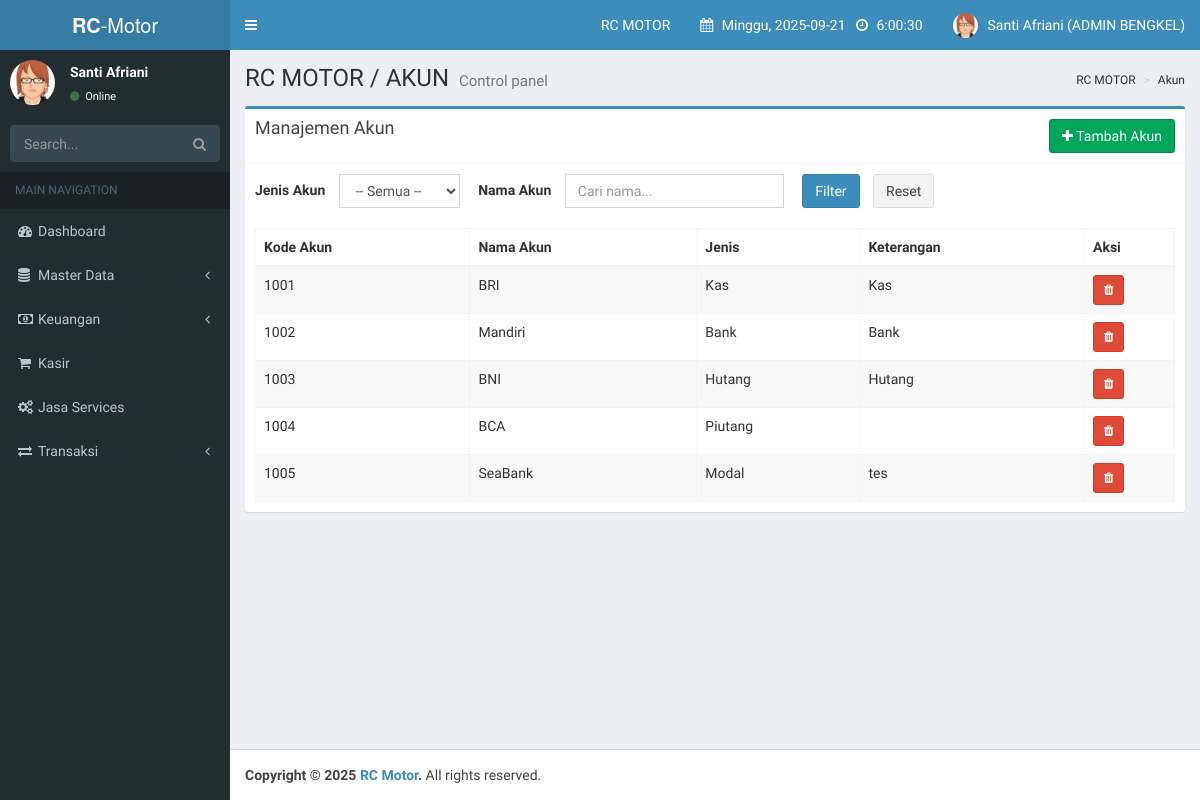
/index.php?page=akun (signed in), run on the app's committed database.
### tables this page shows
CREATE TABLE `users` (
  `id_user` int(11) NOT NULL AUTO_INCREMENT,
  `nama_lengkap` varchar(100) NOT NULL,
  `email` varchar(100) NOT NULL,
  `password` varchar(255) NOT NULL,
  `role` enum('super_user','owner_bengkel','admin_bengkel','teknisi') NOT NULL,
  `bengkel_id` int(11) DEFAULT NULL,
  `created_at` timestamp NOT NULL DEFAULT current_timestamp(),
  `updated_at` timestamp NOT NULL DEFAULT current_timestamp() ON UPDATE current_timestamp(),
  PRIMARY KEY (`id_user`),
  UNIQUE KEY `email` (`email`),
  KEY `bengkel_id` (`bengkel_id`),
  CONSTRAINT `users_ibfk_1` FOREIGN KEY (`bengkel_id`) REFERENCES `bengkels` (`id_bengkel`) ON DELETE SET NULL
);

CREATE TABLE `bengkels` (
  `id_bengkel` int(11) NOT NULL AUTO_INCREMENT,
  `nama_bengkel` varchar(100) NOT NULL,
  `alamat` text DEFAULT NULL,
  `telepon` varchar(20) DEFAULT NULL,
  `owner_id` int(11) DEFAULT NULL,
  `status` enum('aktif','non_aktif') NOT NULL DEFAULT 'aktif',
  `created_at` timestamp NOT NULL DEFAULT current_timestamp(),
  `updated_at` timestamp NOT NULL DEFAULT current_timestamp() ON UPDATE current_timestamp(),
  PRIMARY KEY (`id_bengkel`),
  KEY `fk_bengkels_owner` (`owner_id`),
  CONSTRAINT `fk_bengkels_owner` FOREIGN KEY (`owner_id`) REFERENCES `users` (`id_user`) ON DELETE SET NULL
);

CREATE TABLE `akun` (
  `id_akun` int(11) NOT NULL AUTO_INCREMENT,
  `kode_akun` varchar(20) NOT NULL,
  `nama_akun` varchar(100) NOT NULL,
  `jenis_akun` enum('Kas','Bank','Hutang','Piutang','Modal','Pendapatan','Beban') NOT NULL,
  `keterangan` text DEFAULT NULL,
  `id_bengkel` int(11) NOT NULL,
  `tanggal_dibuat` timestamp NOT NULL DEFAULT current_timestamp(),
  PRIMARY KEY (`id_akun`)
);

### inc/functions.php (called while the page is built)
<?php
function get_user_role() {
    return $_SESSION['role'] ?? null;
}
?>

### pages/admin_bengkel/akun.php (the view, shortened to what this page needs)
<?php
include '../koneksi.php';
$filter_nama  = $_GET['filter_nama'] ?? '';
$where = "WHERE 1=1";
$daftar_akun = mysqli_query($conn, "SELECT * FROM akun $where ORDER BY kode_akun ASC");
?>
<div class="box box-primary">
    <div class="box-header with-border clearfix">
        <h3 class="box-title">Manajemen Akun</h3>
        <button class="btn btn-success pull-right" data-toggle="modal" data-target="#modalTambahAkun">
            <i class="fa fa-plus"></i> Tambah Akun
        </button>
    </div>
    <div class="box-body">
        <form method="get" class="form-inline" style="margin-bottom: 20px;">
            <div class="form-group">
                <label for="filter_jenis">Jenis Akun</label>
                <select name="filter_jenis" id="filter_jenis" class="form-control" style="margin-left: 10px; margin-right: 15px;">
                    <option value="">-- Semua --</option>
                </select>
            </div>
            <div class="form-group">
                <label for="filter_nama">Nama Akun</label>
                <input type="text" name="filter_nama" id="filter_nama" class="form-control" placeholder="Cari nama..." value="<?= htmlspecialchars($filter_nama) ?>" style="margin-left: 10px;">
            </div>
            <button type="submit" class="btn btn-primary" style="margin-left: 15px;">Filter</button>
            <a href="akun.php" class="btn btn-default" style="margin-left: 10px;">Reset</a>
        </form>
        <table class="table table-bordered table-striped" id="tabelAkun" style="width: 100%;">
            <thead>
                <tr>
                    <th>Kode Akun</th>
                    <th>Nama Akun</th>
                    <th>Jenis</th>
                    <th>Keterangan</th>
                    <th style="width: 90px;">Aksi</th>
                </tr>
            </thead>
            <tbody>
                <?php while ($a = mysqli_fetch_assoc($daftar_akun)): ?>
                    <tr>
                        <td><?= htmlspecialchars($a['kode_akun']) ?></td>
                        <td><?= htmlspecialchars($a['nama_akun']) ?></td>
                        <td><?= htmlspecialchars($a['jenis_akun']) ?></td>
                        <td><?= htmlspecialchars($a['keterangan']) ?></td>
                        <td>
                            <a href="hapus_akun.php?id=<?= $a['id_akun'] ?>" onclick="return confirm('Hapus akun ini?')" class="btn btn-danger btn-sm" title="Hapus">
                                <i class="fa fa-trash"></i>
                            </a>
                        </td>
                    </tr>
                <?php endwhile; ?>
            </tbody>
        </table>
    </div>
</div>

### index.php (shortened to what this page needs)
<?php
include 'inc/koneksi.php';
require_once 'inc/functions.php';
$page = $_GET['page'] ?? 'default_page';
$breadcrumb = str_replace("_", " ", $page);
if (!isset($_SESSION['email']) || $_SESSION['email'] == "") {
    header("location:login.php");
    exit();
} else {
    $current_user_role = $_SESSION['role'];
    $query_data_users = mysqli_query($conn, "SELECT nama_lengkap, role, users.bengkel_id, bengkels.nama_bengkel FROM users join bengkels on users.bengkel_id = bengkels.id_bengkel WHERE email = '$_SESSION[email]'");
    $data_users = mysqli_fetch_array($query_data_users);
    $roletext = str_replace("_"," ", $data_users['role']);
    $nama_bengkel = htmlspecialchars($data_users['nama_bengkel']);
?>
<!DOCTYPE html>
<html>
<head>
    <link rel="stylesheet" href="bower_components/bootstrap/dist/css/bootstrap.min.css">
    <link rel="stylesheet" href="bower_components/font-awesome/css/font-awesome.min.css">
    <link rel="stylesheet" href="dist/css/AdminLTE.min.css">
    <link rel="stylesheet" href="dist/css/skins/_all-skins.min.css">
    <link rel="stylesheet" href="bower_components/morris.js/morris.css">
    <link rel="stylesheet" href="bower_components/jvectormap/jquery-jvectormap.css">
    <link rel="stylesheet" href="bower_components/bootstrap-datepicker/dist/css/bootstrap-datepicker.min.css">
    <link rel="stylesheet" href="bower_components/bootstrap-daterangepicker/daterangepicker.css">
    <link rel="stylesheet" href="plugins/bootstrap-wysihtml5/bootstrap3-wysihtml5.min.css">
    <link rel="stylesheet" type="text/css" href="plugins/datatable/datatables.css">
    <link href="https://cdn.jsdelivr.net/npm/select2@4.1.0-rc.0/dist/css/select2.min.css" rel="stylesheet" />
</head>
<body class="hold-transition skin-blue sidebar-mini">
<div class="wrapper">
    <header class="main-header">
        <a href="#" class="logo">
            <span class="logo-lg"><b>RC</b>-Motor</span>
        </a>
        <nav class="navbar navbar-static-top">
            <a href="#" class="sidebar-toggle" data-toggle="push-menu" role="button">
            </a>
            <div class="navbar-custom-menu">
                <ul class="nav navbar-nav">
                    <li class="dropdown user tasks-menu">
                        <a href="#" class="dropdown-toggle" data-toggle="dropdown">
                            <?= $nama_bengkel; ?>
                        </a>
                    </li>
                    <li class="dropdown user tasks-menu">
                        <a href="#" class="dropdown-toggle" data-toggle="dropdown">
                            <i class="fa fa-calendar" aria-hidden="true"></i>
                            <span class="" id="tanggal">
                                <?php
                                    function hari_ini(){
                                        $hari = date ("D");
                                        switch($hari){
                                            case 'Sun':
                                                $hari_ini = "Minggu";
                                            break;
                                        }
                                        return $hari_ini;
                                    }
                                ?>
                                <?= hari_ini().', '.date("Y-m-d"); ?>
                            </span>
                            <i class="fa fa-clock-o" aria-hidden="true"></i>
                            <span class="" id="jam">
                            </span>
                        </a>
                    </li>
                    <li class="dropdown user user-menu">
                        <a href="#" class="dropdown-toggle" data-toggle="dropdown">
                            <img src="dist/img/avatar3.png" class="user-image" alt="User Image">
                            <span class="hidden-xs"><?= $data_users['nama_lengkap']; ?> (<?= strtoupper($roletext); ?>)</span>
                        </a>
                    </li>
                </ul>
            </div>
        </nav>
    </header>
    <aside class="main-sidebar">
        <section class="sidebar">
            <div class="user-panel">
                <div class="pull-left image">
                    <img src="dist/img/avatar3.png" class="img-circle" alt="User Image">
                </div>
                <div class="pull-left info">
                    <p><?= $data_users['nama_lengkap']; ?></p>
                    <a href="#"><i class="fa fa-circle text-success"></i> Online</a>
                </div>
            </div>
            <form action="#" method="get" class="sidebar-form">
                <div class="input-group">
                    <input type="text" name="q" class="form-control" placeholder="Search...">
                    <span class="input-group-btn">
                        <button type="submit" name="search" id="search-btn" class="btn btn-flat"><i class="fa fa-search"></i>
                        </button>
                    </span>
                </div>
            </form>
            <?php
            $page = $_GET['page'] ?? 'dashboard';
            ?>
            <ul class="sidebar-menu" data-widget="tree">
                <li class="header">MAIN NAVIGATION</li>
                <li class="<?php echo ($page === 'dashboard') ? 'active' : ''; ?>">
                    <a href="?page=dashboard">
                        <i class="fa fa-dashboard"></i><span>Dashboard</span>
                    </a>
                </li>
                <?php if (get_user_role() === 'admin_bengkel'): ?>
                <li class="treeview <?php echo (in_array($page, ['sparepart', 'barcode', 'supplier', 'pelanggan', 'teknisi', 'jenis_services', 'merk', 'sub_merk', 'stok_opname', 'history_stok_masuk', 'history_stok_keluar'])) ? 'active menu-open' : ''; ?>">
                    <a href="#">
                        <i class="fa fa-database"></i><span>Master Data</span>
                        <span class="pull-right-container">
                            <i class="fa fa-angle-left pull-right"></i>
                        </span>
                    </a>
                </li>
                <li class="treeview <?php echo (in_array($page, ['asset', 'modal', 'biaya'])) ? 'active menu-open' : ''; ?>">
                    <a href="#">
                        <i class="fa fa-money"></i><span>Keuangan</span>
                        <span class="pull-right-container">
                            <i class="fa fa-angle-left pull-right"></i>
                        </span>
                    </a>
                </li>
                <li class="<?php echo ($page === 'kasir') ? 'active' : ''; ?>">
                    <a href="?page=kasir">
                        <i class="fa fa-shopping-cart"></i><span>Kasir</span>
                    </a>
                </li>
                <li class="<?php echo ($page === 'jasa_services') ? 'active' : ''; ?>">
                    <a href="?page=jasa_services">
                        <i class="fa fa-cogs"></i><span>Jasa Services</span>
                    </a>
                </li>
                <li class="treeview <?php echo (in_array($page, ['penjualan', 'jasa_services_report', 'pembelian', 'piutang', 'hutang', 'return_penjualan', 'return_pembelian'])) ? 'active menu-open' : ''; ?>">
                    <a href="#">
                        <i class="fa fa-exchange"></i><span>Transaksi</span>
                        <span class="pull-right-container">
                            <i class="fa fa-angle-left pull-right"></i>
                        </span>
                    </a>
                </li>
                <?php endif; ?>
            </ul>
        </section>
    </aside>
    <div class="content-wrapper">
        <section class="content-header">
            <h1>
                RC MOTOR / <?= strtoupper($breadcrumb ?? 'DASHBOARD'); ?>
                <small>Control panel</small>
            </h1>
            <ol class="breadcrumb">
                <li>RC MOTOR</li>
                <li class="text-capitalize"><?= $breadcrumb ?? 'Tidak Tersedia'; ?></li>
            </ol>
        </section>
        <section class="content">
            <?php
            $page = $_GET['page'] ?? 'dashboard';
            $halaman = str_replace(" ", "_", $page);
            $folder = '';
            if ($current_user_role == 'super_user') {
                $folder = 'super_user/';
            } else if ($current_user_role == 'admin_bengkel') {
                $folder = 'admin_bengkel/';
            } else if ($current_user_role == 'owner_bengkel') {
                $folder = 'owner_bengkel/';
            } else {
                $folder = '';
            }
            $halaman2 = "pages/".$folder. $halaman . ".php";
            if (file_exists($halaman2)) {
                include $halaman2;
            } else {
                echo "<div class='alert alert-danger'>Halaman <strong>" . htmlspecialchars($page) . "</strong> Tidak ditemukan atau tidak ada akses untuk peran ini.</div>";
            }
            ?>
        </section>
        </div>
    <footer class="main-footer">
        <strong>Copyright &copy; 2025 <a href=""> RC Motor</a>.</strong> All rights
        reserved.
    </footer>
</div>
</body>
</html>
<?php
}
?>

### data on the page
users: bengkel.nama_bengkel "RC MOTOR", nama_lengkap "Santi Afriani", role "ADMIN BENGKEL"
akun: kode_akun "1001", nama_akun "BRI", jenis_akun "Kas", keterangan "Kas"
akun: kode_akun "1002", nama_akun "Mandiri", jenis_akun "Bank", keterangan "Bank"
akun: kode_akun "1003", nama_akun "BNI", jenis_akun "Hutang", keterangan "Hutang"
akun: kode_akun "1004", nama_akun "BCA", jenis_akun "Piutang"
akun: kode_akun "1005", nama_akun "SeaBank", jenis_akun "Modal", keterangan "tes"

### other printed values
hari_ini() "Minggu"
$breadcrumb "AKUN"
$breadcrumb "Akun"
